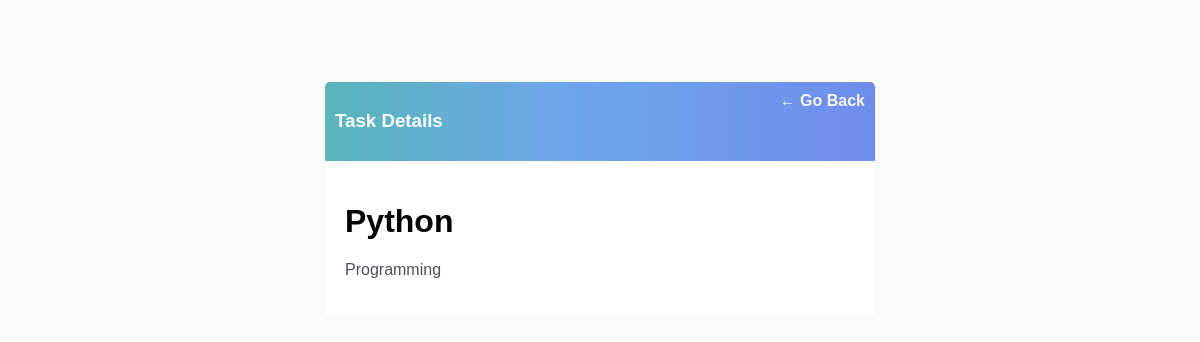
The app's page /task-view/4/ (signed in), older data.
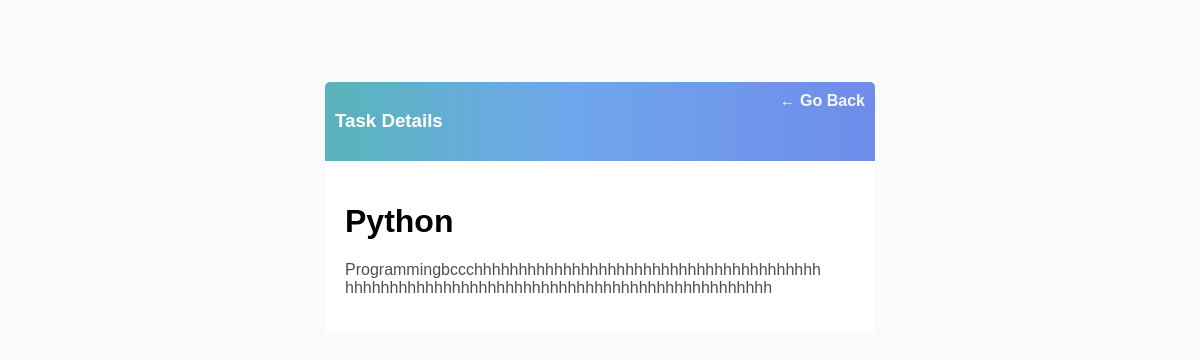
The same page, newer data.
### list_app/models.py (models this page shows, shortened)
class Task(models.Model):
    user = models.ForeignKey(User,on_delete=models.CASCADE,null=True,blank=True)
    title = models.CharField(max_length = 200)
    description = models.TextField(null=True,blank=True)
    complete = models.BooleanField(default=False)
    created = models.DateTimeField(auto_now_add=True)
    class Meta:
        ordering = ['complete']

### list_app/views.py (the view)
# urls.py: path('task-view/<int:pk>/',TaskDetail.as_view(),name='task-view'),
class TaskDetail(LoginRequiredMixin,DetailView):
    model=Task
    context_object_name = 'task'
    template_name='list_app/task_view.html'

### list_app/templates/list_app/task_view.html
{% extends 'list_app/main.html' %}
{% block content %}
<div class="header-bar">
    <h3>Task Details</h3>
    <a href="{% url 'tasks' %}">&#8592; Go Back</a>
</div>
<div class="card-body">
   <h1>{{task.title}}</h1>
   <p class="task-description">{{task.description}}</p>
</div>
{% endblock content %}

### list_app/templates/list_app/main.html (shortened to what this page needs)
<!DOCTYPE html>
<html lang="en">
<head>
</head>
<body>
    <div class="container">
        {% block content %}
        {% endblock content%}
    </div>
</body>
</html>

### list_app/templates/list_app/main.html (style rules this page uses)
body { background-color: #FAFAFA; font-family: 'Nunito', sans-serif; padding-top: 50px; border-radius: 40px; }
a, p { color: #4b5156 }
a { font-weight: 600; }
.container { max-width: 550px; margin: auto; margin-top:2%; background-color: #fff; }
.header-bar { display: flex; justify-content: space-between; color: #fff; padding: 10px; border-radius: 5px 5px 0 0; background: linear-gradient(90deg, #58b5ba 0%, #6fa7eb 43%, #6f8ceb 100%); }
.header-bar a { color: rgb(247, 247, 247); text-decoration: none; }
.task-description { line-break: auto; }
::placeholder { font-weight: 300; opacity: 0.5; }
.card-body { padding: 20px; }

Row changes from the older to the newer data that the page shows:
changed Task "Python": description "Programming" → "Programmingbccchhhhhhhhhhhhhhhhhhhhhhhhhhhhhhhhhhhhhhh hhhhhhhhhhhhhhhhhhhhhhhhhhhhhhhhhhhhhhhhhhhhhhhh"
